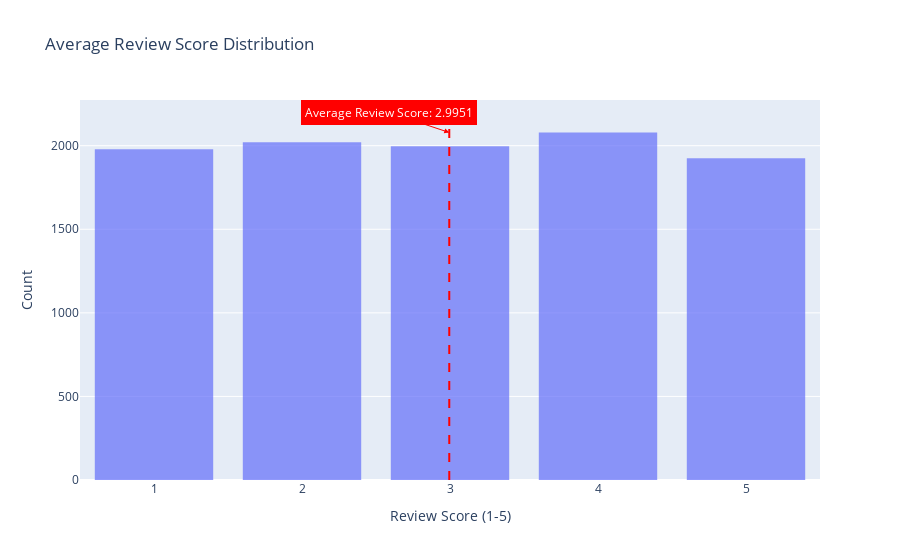

Here is the notebook cell this chart was saved with:
### Code cell
import pandas as pd
import plotly.graph_objects as go

# Calculate mean for Review Score
review_mean = df['Review Score (1-5)'].mean()

# Creating a single figure
fig = go.Figure()

# Adding histogram for Review Scores
fig.add_trace(go.Histogram(x=df['Review Score (1-5)'], name="Review Score Distribution", opacity=0.7))

# Adding vertical line for mean
fig.add_vline(x=review_mean, line_dash="dash", line_color="red")

# Add annotation for mean
fig.add_annotation(
    x=review_mean, 
    y=df['Review Score (1-5)'].value_counts().max(), 
    text=f"Average Review Score: {review_mean}",
    arrowhead=2,
    bgcolor="red",
    font=dict(color="white"),
    bordercolor="red",
    borderwidth=2,
    borderpad=2,
    arrowcolor="red",
    ax=-60, 
    ay=-20  
)

# Update layout
fig.update_layout(
    title_text="Average Review Score Distribution",
    xaxis_title_text="Review Score (1-5)",
    yaxis_title_text="Count",
    bargap=0.2,
    showlegend=False
)

# Show the plot
fig.show()

# Save the plot as an HTML file (optional)
# fig.write_html("review_score_analysis.html")
# print("Visualization saved as review_score_analysis.html")

### Figure 1 — Plotly figure (JSON) as saved in the notebook; plotly's stock layout.template omitted (floating-point values rounded to 4 significant figures; data arrays with more than 128 entries replaced by an {"elided": "..."} marker saying what was removed)
{"data": [{"name": "Review Score Distribution", "opacity": 0.7, "type": "histogram", "x": {"elided": "10000 int values"}}], "layout": {"annotations": [{"arrowcolor": "red", "arrowhead": 2, "ax": -60, "ay": -20, "bgcolor": "red", "bordercolor": "red", "borderpad": 2, "borderwidth": 2, "font": {"color": "white"}, "text": "Average Review Score: 2.9951", "x": 2.995, "y": 2079}], "bargap": 0.2, "shapes": [{"line": {"color": "red", "dash": "dash"}, "type": "line", "x0": 2.995, "x1": 2.995, "xref": "x", "y0": 0, "y1": 1, "yref": "y domain"}], "showlegend": false, "title": {"text": "Average Review Score Distribution"}, "xaxis": {"title": {"text": "Review Score (1-5)"}}, "yaxis": {"title": {"text": "Count"}}}}
